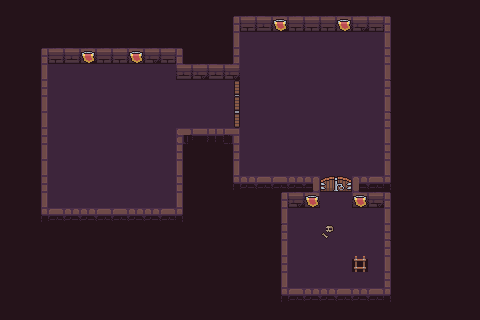

This is a level from a 2D game, rendered from its Tiled map with the project's own tilesets. A one-line summary and the complete map file follow:
An orthogonal 30x20 tile map with 16x16 px tiles, 4 tile layers (1, 2, 3, 4), 2 tilesets.

<map version="1.10" tiledversion="1.11.2" orientation="orthogonal" renderorder="right-down" width="30" height="20" tilewidth="16" tileheight="16" infinite="0" nextlayerid="5" nextobjectid="1">
 <tileset firstgid="1" source="Dungeon_Tileset_1.tsx" />
 <tileset firstgid="101" source="flag_all.tsx" />
 <layer id="1" name="1" width="30" height="20">
  <data encoding="csv">
79,79,79,79,79,79,79,79,79,79,79,79,79,79,79,79,79,79,79,79,79,79,79,79,79,79,79,79,79,79,
79,79,79,79,79,79,79,79,79,79,79,79,79,79,79,79,79,79,79,79,79,79,79,79,79,79,79,79,79,79,
79,79,79,79,79,79,79,79,79,79,79,79,79,79,79,79,79,79,79,79,79,79,79,79,79,79,79,79,79,79,
79,79,79,79,79,79,79,79,79,79,79,79,79,79,79,79,79,79,79,79,79,79,79,79,79,79,79,79,79,79,
79,79,79,79,79,79,79,79,79,79,79,79,79,79,79,79,79,79,79,79,79,79,79,79,79,79,79,79,79,79,
79,79,79,79,79,79,79,79,79,79,79,79,79,79,79,79,79,79,79,79,79,79,79,79,79,79,79,79,79,79,
79,79,79,79,79,79,79,79,79,79,79,79,79,79,79,79,79,79,79,79,79,79,79,79,79,79,79,79,79,79,
79,79,79,79,79,79,79,79,79,79,79,79,79,79,79,79,79,79,79,79,79,79,79,79,79,79,79,79,79,79,
79,79,79,79,79,79,79,79,79,79,79,79,79,79,79,79,79,79,79,79,79,79,79,79,79,79,79,79,79,79,
79,79,79,79,79,79,79,79,79,79,79,79,79,79,79,79,79,79,79,79,79,79,79,79,79,79,79,79,79,79,
79,79,79,79,79,79,79,79,79,79,79,79,79,79,79,79,79,79,79,79,79,79,79,79,79,79,79,79,79,79,
79,79,79,79,79,79,79,79,79,79,79,79,79,79,79,79,79,79,79,79,79,79,79,79,79,79,79,79,79,79,
79,79,79,79,79,79,79,79,79,79,79,79,79,79,79,79,79,79,79,79,79,79,79,79,79,79,79,79,79,79,
79,79,79,79,79,79,79,79,79,79,79,79,79,79,79,79,79,79,79,79,79,79,79,79,79,79,79,79,79,79,
79,79,79,79,79,79,79,79,79,79,79,79,79,79,79,79,79,79,79,79,79,79,79,79,79,79,79,79,79,79,
79,79,79,79,79,79,79,79,79,79,79,79,79,79,79,79,79,79,79,79,79,79,79,79,79,79,79,79,79,79,
79,79,79,79,79,79,79,79,79,79,79,79,79,79,79,79,79,79,79,79,79,79,79,79,79,79,79,79,79,79,
79,79,79,79,79,79,79,79,79,79,79,79,79,79,79,79,79,79,79,79,79,79,79,79,79,79,79,79,79,79,
79,79,79,79,79,79,79,79,79,79,79,79,79,79,79,79,79,79,79,79,79,79,79,79,79,79,79,79,79,79,
79,79,79,79,79,79,79,79,79,79,79,79,79,79,79,79,79,79,79,79,79,79,79,79,79,79,79,79,79,79
</data>
 </layer>
 <layer id="2" name="2" width="30" height="20">
  <data encoding="csv">
0,0,0,0,0,0,0,0,0,0,0,0,0,0,0,0,0,0,0,0,0,0,0,0,0,0,0,0,0,0,
0,0,0,0,0,0,0,0,0,0,0,0,0,0,0,0,0,0,0,0,0,0,0,0,0,0,0,0,0,0,
0,0,0,0,0,0,0,0,0,0,0,0,0,0,0,80,80,80,80,80,80,80,80,80,0,0,0,0,0,0,
0,0,0,0,0,0,0,0,0,0,0,0,0,0,0,80,80,80,80,80,80,80,80,80,0,0,0,0,0,0,
0,0,0,80,80,80,80,80,80,80,80,0,0,0,0,80,80,80,80,80,80,80,80,80,0,0,0,0,0,0,
0,0,0,80,80,80,80,80,80,80,80,80,80,80,80,80,80,80,80,80,80,80,80,80,0,0,0,0,0,0,
0,0,0,80,80,80,80,80,80,80,80,80,80,80,80,80,80,80,80,80,80,80,80,80,0,0,0,0,0,0,
0,0,0,80,80,80,80,80,80,80,80,80,80,80,80,80,80,80,80,80,80,80,80,80,0,0,0,0,0,0,
0,0,0,80,80,80,80,80,80,80,80,0,0,0,0,80,80,80,80,80,80,80,80,80,0,0,0,0,0,0,
0,0,0,80,80,80,80,80,80,80,80,0,0,0,0,80,80,80,80,80,80,80,80,80,0,0,0,0,0,0,
0,0,0,80,80,80,80,80,80,80,80,0,0,0,0,80,80,80,80,80,80,80,80,80,0,0,0,0,0,0,
0,0,0,80,80,80,80,80,80,80,80,0,0,0,0,0,0,0,0,0,80,80,0,0,0,0,0,0,0,0,
0,0,0,80,80,80,80,80,80,80,80,0,0,0,0,0,0,0,0,0,80,80,0,0,0,0,0,0,0,0,
0,0,0,0,0,0,0,0,0,0,0,0,0,0,0,0,0,0,80,80,80,80,80,80,0,0,0,0,0,0,
0,0,0,0,0,0,0,0,0,0,0,0,0,0,0,0,0,0,80,80,80,80,80,80,0,0,0,0,0,0,
0,0,0,0,0,0,0,0,0,0,0,0,0,0,0,0,0,0,80,80,80,80,80,80,0,0,0,0,0,0,
0,0,0,0,0,0,0,0,0,0,0,0,0,0,0,0,0,0,80,80,80,80,80,80,0,0,0,0,0,0,
0,0,0,0,0,0,0,0,0,0,0,0,0,0,0,0,0,0,80,80,80,80,80,80,0,0,0,0,0,0,
0,0,0,0,0,0,0,0,0,0,0,0,0,0,0,0,0,0,0,0,0,0,0,0,0,0,0,0,0,0,
0,0,0,0,0,0,0,0,0,0,0,0,0,0,0,0,0,0,0,0,0,0,0,0,0,0,0,0,0,0
</data>
 </layer>
 <layer id="3" name="3" width="30" height="20">
  <data encoding="csv">
0,0,0,0,0,0,0,0,0,0,0,0,0,0,0,0,0,0,0,0,0,0,0,0,0,0,0,0,0,0,
0,0,0,0,0,0,0,0,0,0,0,0,0,0,1,2,3,4,5,2,2,3,4,5,6,0,0,0,0,0,
0,0,0,0,0,0,0,0,0,0,0,0,0,0,11,0,0,0,0,0,0,0,0,0,16,0,0,0,0,0,
0,0,1,2,3,4,5,2,3,4,5,6,0,0,21,0,0,0,0,0,0,0,0,0,26,0,0,0,0,0,
0,0,11,0,0,0,0,0,0,0,0,3,4,3,4,0,0,0,0,0,0,0,0,0,36,0,0,0,0,0,
0,0,21,0,0,0,0,0,0,0,0,0,0,0,0,0,0,0,0,0,0,0,0,0,6,0,0,0,0,0,
0,0,31,0,0,0,0,0,0,0,0,0,0,0,0,0,0,0,0,0,0,0,0,0,16,0,0,0,0,0,
0,0,11,0,0,0,0,0,0,0,0,0,0,0,0,0,0,0,0,0,0,0,0,0,6,0,0,0,0,0,
0,0,21,0,0,0,0,0,0,0,0,1610612792,52,53,2684354611,0,0,0,0,0,0,0,0,0,16,0,0,0,0,0,
0,0,31,0,0,0,0,0,0,0,0,26,0,0,21,0,0,0,0,0,0,0,0,0,26,0,0,0,0,0,
0,0,11,0,0,0,0,0,0,0,0,16,0,0,31,0,0,0,0,0,0,0,0,0,36,0,0,0,0,0,
0,0,21,0,0,0,0,0,0,0,0,26,0,0,41,44,45,45,44,56,0,0,55,45,46,0,0,0,0,0,
0,0,31,0,0,0,0,0,0,0,0,36,0,0,0,0,0,1,4,5,0,0,3,4,6,0,0,0,0,0,
0,0,41,42,43,44,45,42,43,44,45,46,0,0,0,0,0,11,0,0,0,0,0,0,16,0,0,0,0,0,
0,0,0,0,0,0,0,0,0,0,0,0,0,0,0,0,0,1,0,0,0,0,0,0,26,0,0,0,0,0,
0,0,0,0,0,0,0,0,0,0,0,0,0,0,0,0,0,11,0,0,0,0,0,0,6,0,0,0,0,0,
0,0,0,0,0,0,0,0,0,0,0,0,0,0,0,0,0,21,0,0,0,0,0,0,16,0,0,0,0,0,
0,0,0,0,0,0,0,0,0,0,0,0,0,0,0,0,0,31,0,0,0,0,0,0,26,0,0,0,0,0,
0,0,0,0,0,0,0,0,0,0,0,0,0,0,0,0,0,41,42,43,44,45,44,45,46,0,0,0,0,0,
0,0,0,0,0,0,0,0,0,0,0,0,0,0,0,0,0,0,0,0,0,0,0,0,0,0,0,0,0,0
</data>
 </layer>
 <layer id="4" name="4" width="30" height="20">
  <data encoding="csv">
0,0,0,0,0,0,0,0,0,0,0,0,0,0,0,0,0,0,0,0,0,0,0,0,0,0,0,0,0,0,
0,0,0,0,0,0,0,0,0,0,0,0,0,0,0,0,0,101,0,0,0,101,0,0,0,0,0,0,0,0,
0,0,0,0,0,0,0,0,0,0,0,0,0,0,0,0,0,0,0,0,0,0,0,0,0,0,0,0,0,0,
0,0,0,0,0,101,0,0,101,0,0,0,0,0,0,0,0,0,0,0,0,0,0,0,0,0,0,0,0,0,
0,0,0,0,0,0,0,0,0,0,0,0,0,0,0,0,0,0,0,0,0,0,0,0,0,0,0,0,0,0,
0,0,0,0,0,0,0,0,0,0,0,0,0,0,49,0,0,0,0,0,0,0,0,0,0,0,0,0,0,0,
0,0,0,0,0,0,0,0,0,0,0,0,0,0,49,0,0,0,0,0,0,0,0,0,0,0,0,0,0,0,
0,0,0,0,0,0,0,0,0,0,0,0,0,0,59,0,0,0,0,0,0,0,0,0,0,0,0,0,0,0,
0,0,0,0,0,0,0,0,0,0,0,0,0,0,0,0,0,0,0,0,0,0,0,0,0,0,0,0,0,0,
0,0,0,0,0,0,0,0,0,0,0,0,0,0,0,0,0,0,0,0,0,0,0,0,0,0,0,0,0,0,
0,0,0,0,0,0,0,0,0,0,0,0,0,0,0,0,0,0,0,0,0,0,0,0,0,0,0,0,0,0,
0,0,0,0,0,0,0,0,0,0,0,0,0,0,0,0,0,0,0,0,67,68,0,0,0,0,0,0,0,0,
0,0,0,0,0,0,0,0,0,0,0,0,0,0,0,0,0,0,0,101,0,0,101,0,0,0,0,0,0,0,
0,0,0,0,0,0,0,0,0,0,0,0,0,0,0,0,0,0,0,0,0,0,0,0,0,0,0,0,0,0,
0,0,0,0,0,0,0,0,0,0,0,0,0,0,0,0,0,0,0,0,78,0,0,0,0,0,0,0,0,0,
0,0,0,0,0,0,0,0,0,0,0,0,0,0,0,0,0,0,0,0,0,0,0,0,0,0,0,0,0,0,
0,0,0,0,0,0,0,0,0,0,0,0,0,0,0,0,0,0,0,0,0,0,40,0,0,0,0,0,0,0,
0,0,0,0,0,0,0,0,0,0,0,0,0,0,0,0,0,0,0,0,0,0,0,0,0,0,0,0,0,0,
0,0,0,0,0,0,0,0,0,0,0,0,0,0,0,0,0,0,0,0,0,0,0,0,0,0,0,0,0,0,
0,0,0,0,0,0,0,0,0,0,0,0,0,0,0,0,0,0,0,0,0,0,0,0,0,0,0,0,0,0
</data>
 </layer>
</map>
